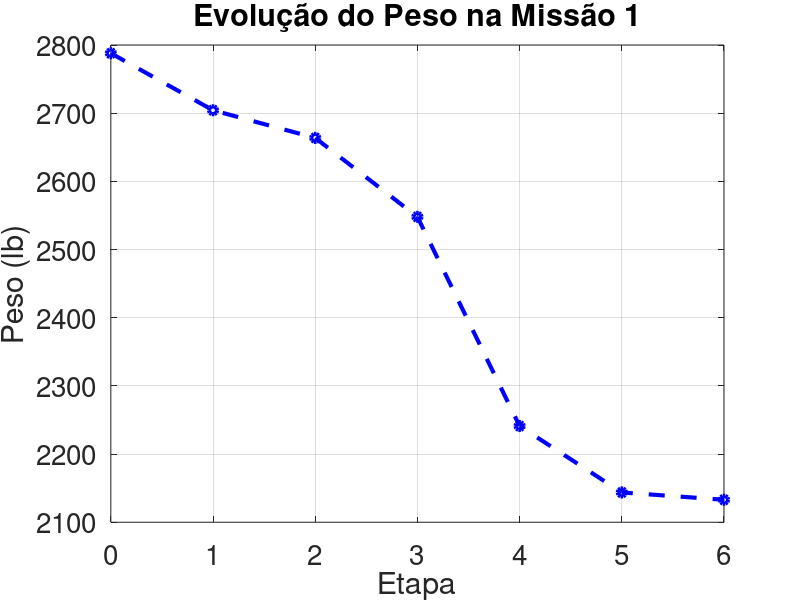

Here is the MATLAB script that generated this plot:
clc
close all;
kmh_to_fts = 0.9113446583067 ;
kg_to_lb = 2.2046226218      ;
km_to_ft = 3280.84;

% --- Calculo MTOW da Missão 1 ---

% -- Considerando na missão:
% 0 - 1 Decolagem
% 1 - 2 Climb
% 2 - 3 Cruzeiro de 500 km a 250 km/h
% 3 - 4 Loiter de 2 horas
% 4 - 5 Cruzeiro de 500 km a 250 km/h
% 5 - 6 Pouso

% -- Pré-requisitos:
CP_kg = 5;
CP_lb = CP_kg * kg_to_lb ;
R_km = 500; % Alcance no cruzeiro
R_ft = R_km * km_to_ft;
Vc_kmh = 250; % Velocidade de cruzeiro
Vc_fts = Vc_kmh * kmh_to_fts;
E_h = 4; % Tempo de Loiter
E_s = E_h * 3600; %

h_m = 1000; % altitude de decolagem
l_pista = 150; % comprimento da pista
h_s = 2000; % teto de serviço

v = Vc_kmh/3.6   ; % Velocidade (m/s)
T = 275.1            ; % Temperatura do ar (K)
a_m = sqrt(1.4*T*287)  ;
M = v/a_m              ;
vmax = 300/1.863;


% -- Estimativa da aeronave:
Swet_Sref = 3.5;
LD_max = 18;
LD_c = LD_max;
LD_l = 0.866 * LD_max;
AR = 14;
P_W = 0.073;
W_S = 14.4;
C_c_hr = 0.4; %consumo específico cruzeiro
C_c_s = C_c_hr/3600;

C_l_hr = 0.5; %consumo específico cruzeiro
C_l_s = C_l_hr/3600;

A = 1.67;
Kvs = 1;
c = -0.16;

% -- Peso Payload
Wpl = CP_lb;

% -- Peso Motor
Wmotor = 164.2444;

% -- Peso Vazio
a = -0.25;
b = 1.18;
C1 = -0.20;
C2 = 0.08;
C3 = 0.05;
C4 = -0.05;
C5 = 0.27;

%WeW0 = @(W0) a + b*(W0^C1)* (AR^C2)*(P_W^C3)*(W_S^C4)*(vmax^C5) ;
We =  1918.4 % valor código missão 2
% -- Peso Combustível

% W1/W0
W1W0 = 0.970

% W2/W1
W2W1 = 0.985 %1.0065 - 0.0325*M

% W3/W2
W3W2 = exp(-R_ft*C_c_s/(Vc_fts*LD_c))

% W4/W3
W4W3 = exp(-E_s*C_l_s/(LD_l))

% W5/W4
W5W4 = W3W2

% W6/W5
W6W5 = 0.995

WfW0 = 1.06*(1 - W1W0*W2W1*W3W2*W4W3*W5W4*W6W5);

% --- Resolvendo W0
%R = @(W0) W0 - (Wpl + Wmotor + WfW0*W0 + WeW0(W0)*W0 ) ;
R = @(W0) W0 - (Wpl + Wmotor + WfW0*W0 + We) ;
W0 = fzero(R, 1000)

Wf = WfW0*W0


Wf = WfW0*W0
W1 = W1W0*W0
W2 = W2W1*W1
W3 = W3W2*W2
W4 = W4W3*W3
W5 = W5W4*W4
W6 = W6W5*W5
WfW0 = Wf/W0
%We = WeW0(W0)*W0

x = [0,1,2,3,4,5,6];
plot(x,[W0,W1,W2,W3,W4,W5,W6], 'b--o',  'LineWidth', 3)
grid('on')

title('Evolução do Peso na Missão 1', 'FontSize', 25)
xlabel('Etapa', 'FontSize', 25)
ylabel('Peso (lb)', 'FontSize', 25)
set(gca, 'FontSize', 20)  % controla os números dos eixos (ticks)
